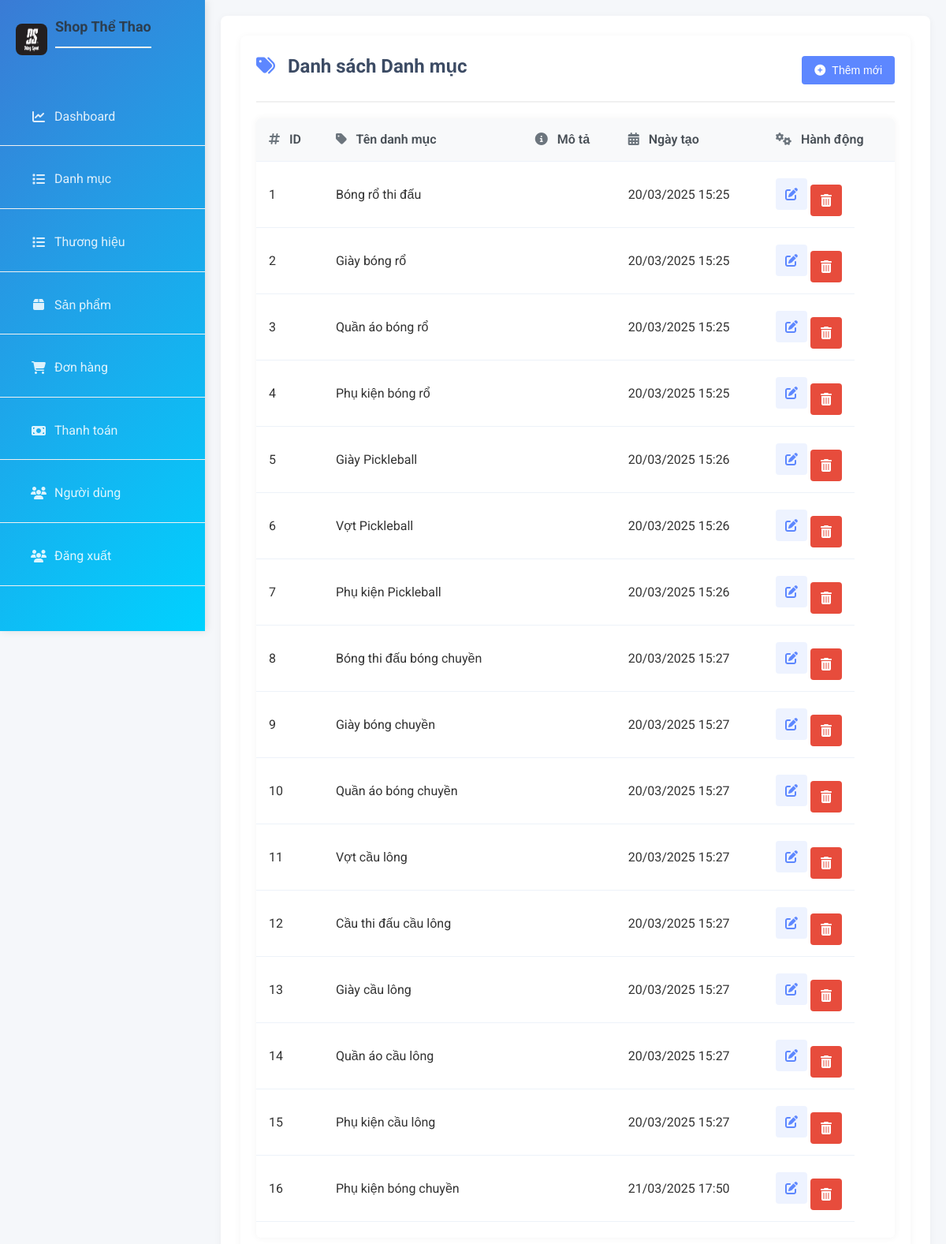
The page /category/ on the database its author committed.
### models/category.py (models this page shows)
class Category(db.Model):
    __tablename__ = 'categories'
    id_category = Column(Integer, primary_key=True, autoincrement=True)
    category_name = Column(String(255))
    description = Column(Text)
    created_at = Column(TIMESTAMP)

### routes/category.py (the view)
@category_bp.route("/")
def categories():
    categories = Category.query.all()
    return render_template("admin/category.html", categories=categories)

### app.py (called while the page is built)
@app.before_request
def log_request_info():
    logging.info(f"Body: {request.get_data()}")

### templates/admin/category.html (shortened to what this page needs)
{% extends 'admin/base.html' %}
{% block extra_css %}
<link rel="stylesheet" href="{{ url_for('static', filename='css/category.css') }}">
{% endblock %}
{% block content %}
    <div class="category-container">
        <div class="page-header">
            <h2><i class="fas fa-tags"></i> Danh sách Danh mục</h2>
            <button class="btn-add" onclick="openModal()">
                <i class="fas fa-plus-circle"></i> Thêm mới
            </button>
        </div>
        <div class="table-responsive">
            <table class="category-table">
                <thead>
                    <tr>
                        <th><i class="fas fa-hashtag"></i> ID</th>
                        <th><i class="fas fa-tag"></i> Tên danh mục</th>
                        <th><i class="fas fa-info-circle"></i> Mô tả</th>
                        <th><i class="fas fa-calendar-alt"></i> Ngày tạo</th>
                        <th><i class="fas fa-cogs"></i> Hành động</th>
                    </tr>
                </thead>
                <tbody>
                    {% for category in categories %}
                    <tr>
                        <td>{{ category.id_category }}</td>
                        <td>{{ category.category_name }}</td>
                        <td class="description-cell">{{ category.description }}</td>
                        <td>{{ category.created_at.strftime('%d/%m/%Y %H:%M') if category.created_at else 'N/A' }}</td>
                        <td class="actions">
                            <button class="btn-edit" onclick="openEditModal('{{ category.id_category }}', '{{ category.category_name }}', '{{ category.description }}')">
                                <i class="fas fa-edit"></i>
                            </button>
                            <form action="{{ url_for('category.delete_category', category_id=category.id_category) }}" method="post" class="delete-form" onsubmit="return confirm('Bạn có chắc chắn muốn xóa danh mục này?');" style="display: inline;">
                                <button type="submit" class="btn-delete">
                                    <i class="fas fa-trash-alt"></i>
                                </button>
                            </form>
                        </td>
                    </tr>
                    {% else %}
                    <tr>
                        <td colspan="5" class="no-data">Không có dữ liệu danh mục</td>
                    </tr>
                    {% endfor %}
                </tbody>
            </table>
        </div>
    </div>
{% endblock %}

### static/css/style.css (style rules this page uses)
* { margin: 0; padding: 0; box-sizing: border-box; }
body { font-family: 'Roboto', sans-serif; background-color: #f5f7fa; color: #333; line-height: 1.6; }
h2 { color: #2c3e50; margin-bottom: 20px; padding-bottom: 10px; border-bottom: 2px solid #f1f1f1; }
table { width: 100%; border-collapse: collapse; margin-bottom: 20px; background-color: white; }
th, td { padding: 12px 15px; text-align: left; border-bottom: 1px solid #f1f1f1; }
th { background-color: #f8f9fa; color: #2c3e50; font-weight: 500; }
form { display: grid; grid-template-columns: repeat(auto-fit, minmax(250px, 1fr)); gap: 15px; margin-top: 15px; }
input, select, button { padding: 10px 15px; border: 1px solid #ddd; border-radius: 4px; font-size: 14px; }
button { background-color: #3a7bd5; color: white; border: none; cursor: pointer; transition: background-color 0.3s; font-weight: 500; }
.page-header { display: flex; justify-content: space-between; align-items: center; margin-bottom: 20px; padding-bottom: 15px; border-bottom: 2px solid #f1f1f1; }
.page-header h2 { margin: 0; border-bottom: none; }
.btn-add { background-color: #5d87ff; color: white; border: none; border-radius: 4px; padding: 10px 16px; cursor: pointer; display: flex; align-items: center; font-size: 14px; transition: background-color 0.3s; }
.btn-add i { margin-right: 8px; }
.actions { display: flex; gap: 8px; }
.btn-edit, .btn-delete { width: 36px; height: 36px; border-radius: 4px; border: none; cursor: pointer; display: flex; align-items: center; justify-content: center; transition: all 0.2s; }
.btn-edit { background-color: #3498db; color: white; }
.btn-delete { background-color: #e74c3c; color: white; }

### static/css/category.css (style rules this page uses)
.category-container { padding: 20px; background: #fff; border-radius: 8px; box-shadow: 0 2px 10px rgba(0, 0, 0, 0.05); }
.page-header { display: flex; justify-content: space-between; align-items: center; margin-bottom: 20px; padding-bottom: 15px; border-bottom: 2px solid #f0f0f0; }
.page-header h2 { color: #3c4b64; font-size: 24px; margin: 0; }
.page-header h2 i { margin-right: 10px; color: #5d87ff; }
.table-responsive { overflow-x: auto; margin-bottom: 20px; border-radius: 6px; box-shadow: 0 0 10px rgba(0, 0, 0, 0.05); }
.category-table { width: 100%; border-collapse: collapse; border-spacing: 0; background-color: #fff; }
.category-table th, .category-table td { padding: 14px 16px; text-align: left; border-bottom: 1px solid #edf2f9; }
.category-table th { background-color: #f8f9fa; color: #495057; font-weight: 600; position: sticky; top: 0; }
.category-table th i { margin-right: 8px; color: #6c757d; }
.description-cell { max-width: 250px; white-space: nowrap; overflow: hidden; text-overflow: ellipsis; }
.actions { display: inline-flex; gap: 4px; align-items: center; }
.btn-edit, .btn-delete { width: 40px; height: 40px; display: flex; align-items: center; justify-content: center; padding: 0; line-height: 1; }
.btn-edit i, .btn-delete i { font-size: 1rem; line-height: 1; }
.btn-edit { color: #5d87ff; background-color: rgba(93, 135, 255, 0.1); border: none; border-radius: 4px; cursor: pointer; transition: background-color 0.2s; }
.btn-delete { background-color: #e74c3c; color: #fff; border: none; border-radius: 4px; cursor: pointer; transition: background-color 0.3s ease, transform 0.3s ease; font-size: 1rem; padding: 0; }

### rows shown on the page
Category: id_category "1", category_name "Bóng rổ thi đấu", created_at "20/03/2025 15:25"
Category: id_category "2", category_name "Giày bóng rổ", created_at "20/03/2025 15:25"
Category: id_category "3", category_name "Quần áo bóng rổ", created_at "20/03/2025 15:25"
Category: id_category "4", category_name "Phụ kiện bóng rổ", created_at "20/03/2025 15:25"
Category: id_category "5", category_name "Giày Pickleball", created_at "20/03/2025 15:26"
Category: id_category "6", category_name "Vợt Pickleball", created_at "20/03/2025 15:26"
Category: id_category "7", category_name "Phụ kiện Pickleball", created_at "20/03/2025 15:26"
Category: id_category "8", category_name "Bóng thi đấu bóng chuyền", created_at "20/03/2025 15:27"
Category: id_category "9", category_name "Giày bóng chuyền", created_at "20/03/2025 15:27"
Category: id_category "10", category_name "Quần áo bóng chuyền", created_at "20/03/2025 15:27"
Category: id_category "11", category_name "Vợt cầu lông", created_at "20/03/2025 15:27"
Category: id_category "12", category_name "Cầu thi đấu cầu lông", created_at "20/03/2025 15:27"
Category: id_category "13", category_name "Giày cầu lông", created_at "20/03/2025 15:27"
Category: id_category "14", category_name "Quần áo cầu lông", created_at "20/03/2025 15:27"
Category: id_category "15", category_name "Phụ kiện cầu lông", created_at "20/03/2025 15:27"
Category: id_category "16", category_name "Phụ kiện bóng chuyền", created_at "21/03/2025 17:50"
